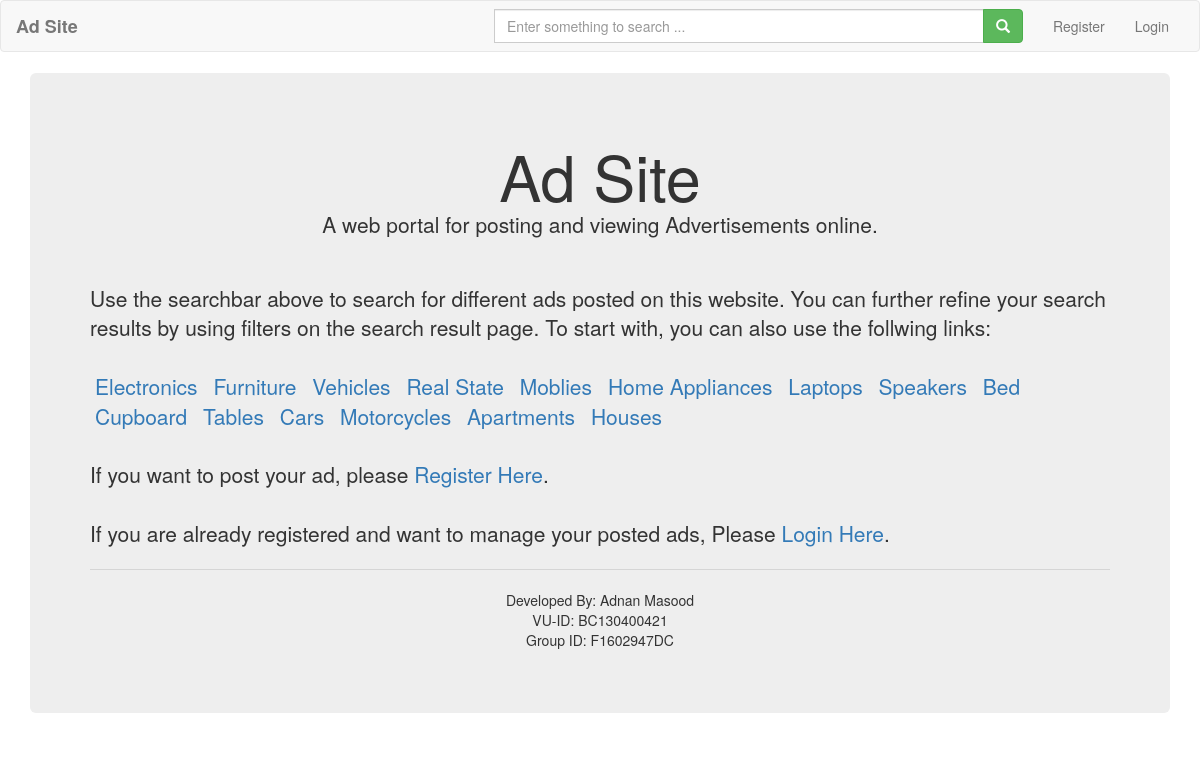
The app's page /home.php with its own data.
### tables this page shows
CREATE TABLE `categories` (
  `id` int(11) NOT NULL AUTO_INCREMENT,
  `parent_id` int(11) NOT NULL DEFAULT '0',
  `name` varchar(60) NOT NULL,
  `inherit` enum('Y','N') NOT NULL DEFAULT 'N',
  PRIMARY KEY (`id`)
);

### home.php (the view, shortened to what this page needs)
<?php
$db = new Db();
$link = $db->connect();
$query = $link->query("SELECT `id`,`name` FROM categories");
$categories = $query->fetchAll();
?>
<!doctype html>
<html>
    <head>
        <?php
        require '/templates/head.php';
        ?>
    </head>
    <body>
        <?php require '/templates/nav.php'; ?>
        <section>
            <div class="container">
                <div class="row">
                    <div class="col-xs-12">
                    </div>
                </div>
            </div>
        </section>
        <div class="container">
            <div class="row">
                <div class="col-md-12">
                    <div class="jumbotron">
                        <h1 class="text-center">Ad Site
                            <p class="lead">A web portal for posting and viewing Advertisements online.</p>
                        </h1>
                        <p class="lead">
                            <br/>
                            Use the searchbar above to search for different ads posted on this website. You can further
                            refine your search results by using filters on the search result page. To start with, you can also use the follwing links:
                            <br/>
                            <br/>
                            <?php foreach ($categories as $cat) { ?>
                                <a href="search.php?category=<?php echo $cat['id'] ?>" style="margin: auto 5px"><?php echo $cat['name']?></a>
                            <?php } ?>
                            <br/>
                            <br/>
                            <?php if (!isset($_SESSION['user'])) { ?>
                                If you want to post your ad, please <a href="register.php">Register Here</a>.
                                <br/>
                                <br/>
                                If you are already registered and want to manage your posted ads, Please
                                <a href="#" onclick="$('#login').modal('show');">Login Here</a>.
                            <?php } else { ?>
                                Perform several management tasks by clicking on the dropdown menu on top right corner of the window.
                            <?php } ?>
                        <hr/>
                        <div class="text-center">
                            Developed By: Adnan Masood<br/>
                            VU-ID: BC130400421<br/>
                            Group ID: F1602947DC
                        </div>
                        </p>
                    </div>
                </div>
            </div>
        </div>
    </body>
</html>
</html>

### templates/head.php (shortened to what this page needs)
<link rel="stylesheet" href="./web/css/bootstrap.min.css"/>
<link rel="stylesheet" href="./web/css/parsley.css"/>
<link rel="stylesheet" href="./web/css/jquery-ui.css"/>

### templates/nav.php (shortened to what this page needs)
<nav class="navbar navbar-default">
    <div class="container-fluid">
        <div class="navbar-header">
            <b><a class="navbar-brand" href="/ad_site">Ad Site</a></b>
        </div>
        <div class="collapse navbar-collapse" id="bs-example-navbar-collapse-1">
            <ul class="nav navbar-nav navbar-right">
                <form name="search" id="search" class="navbar-form pull-left" action="./search.php" method="GET" style="display: inline-block">
                    <div class="form-group">
                        <div class="input-group">
                            <input id="searchInput" class="form-control" style="width: 35em" name="keyword" placeholder="Enter something to search ..." value="<?php echo isset($_GET['keyword']) ? $_GET['keyword'] : '' ?>">
                            <span class="input-group-btn">
                                <button class="btn btn-success" type="submit"><i class="glyphicon glyphicon-search"></i></button>
                            </span>
                        </div>
                    </div>
                </form>
                <?php if (!isset($_SESSION['user'])) { ?>
                    <li class="<?php echo (strpos($_SERVER['REQUEST_URI'], 'register') !== false) ? 'active' : '' ?>">
                        <a href="./register.php">Register</a>
                    </li>
                    <li>
                        <a onclick="$('#login').modal('show');">Login</a>
                    </li>
                <?php } ?>
            </ul>
        </div>
    </div>
</nav>

### records on screen
categories: name "Electronics"
categories: name "Furniture"
categories: name "Vehicles"
categories: name "Real State"
categories: name "Moblies"
categories: name "Home Appliances"
categories: name "Laptops"
categories: name "Speakers"
categories: name "Bed"
categories: name "Cupboard"
categories: name "Tables"
categories: name "Cars"
categories: name "Motorcycles"
categories: name "Apartments"
categories: name "Houses"
